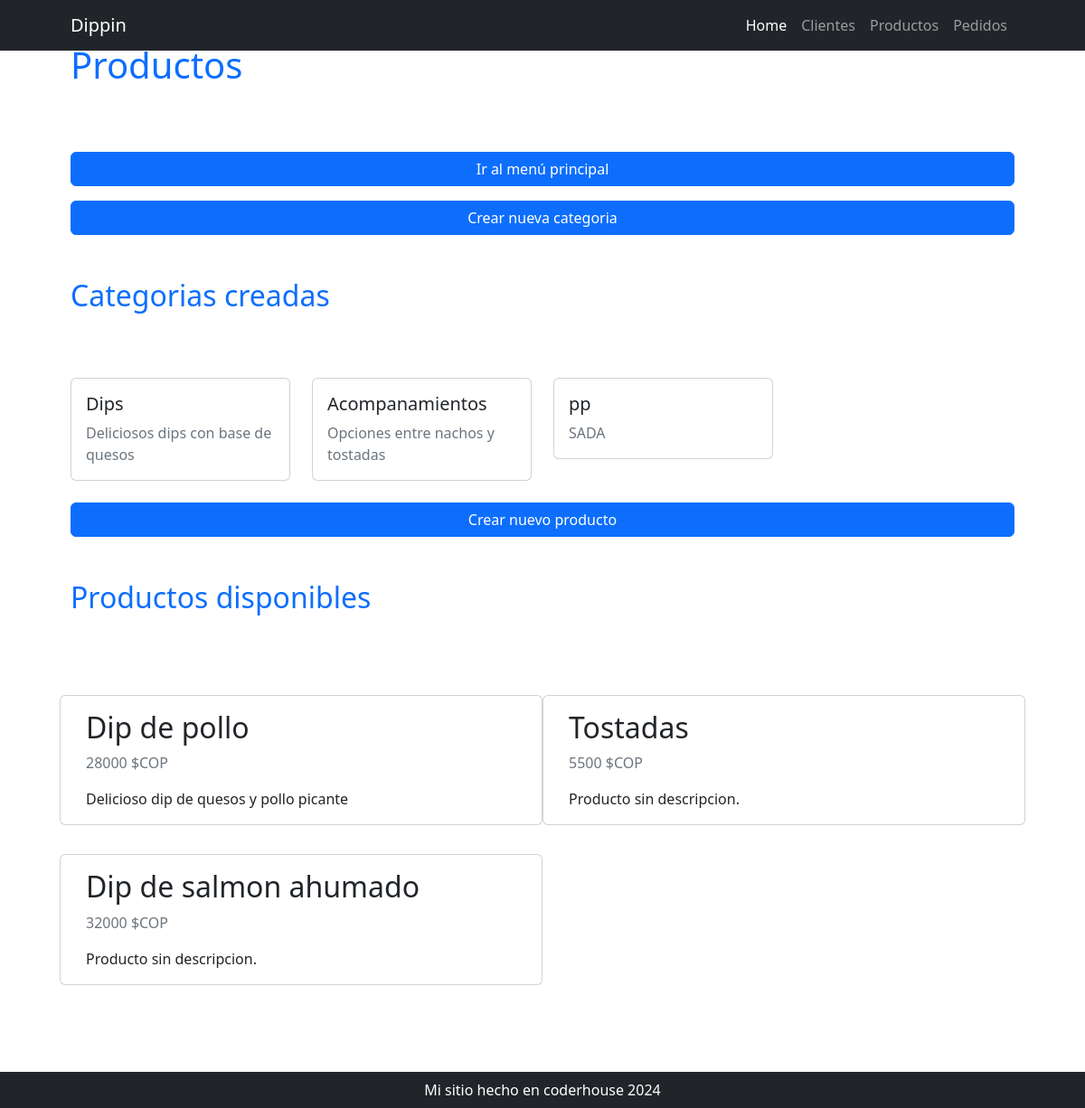
The app's page /producto/home/ with its own data.
### producto/models.py (models this page shows, shortened)
class ProductoCategoria(models.Model):
    nombre = models.CharField(max_length=200, unique=True)
    descripcion = models.CharField(max_length=250, null=True, blank = True, verbose_name="descripcion")
    class Meta:
        verbose_name="categoria de productos"
        verbose_name_plural="categorias de productos"

class Producto(models.Model):
    nombre = models.CharField(max_length=200, unique=True)
    descripcion = models.CharField(max_length=250, null=True, blank = True, verbose_name="descripcion")
    precio = models.PositiveIntegerField()
    class Meta:
        verbose_name="producto"
        verbose_name_plural="productos"

### producto/views.py (the view)
# urls.py: path("home/", views.home, name="home"),
def home(request):
    consulta_categorias = models.ProductoCategoria.objects.all()
    consulta_productos = models.Producto.objects.all()
    context = {"categorias":consulta_categorias, "productos":consulta_productos}
    return render(request, "producto/index.html", context)

### producto/templates/producto/index.html
{% extends 'core/base.html' %}
{% block titulo %}
{% include 'core/components/titulo1.html' with titulo="Productos" %}
{% endblock titulo %}
{% block contenido %}
<div class="d-flex flex-column">
    <a href="{% url 'core:home' %}" class="btn btn-primary mb-3">Ir al menú principal</a>
    <a href="{% url 'producto:categoria_create' %}" class="btn btn-primary">Crear nueva categoria</a>
</div>
<div class="row align-items-center my-5">
    <h1 class="pb-lg-3 text-primary fs-2">
        Categorias creadas
    </h1>
</div>
<div class="row row-cols-1 row-cols-md-2 row-cols-lg-4">
    {% for categoria in categorias %}
        <div class="col mb-4">
            <div class="card">
                <div class="card-body">
                    <h5 class="card-title">{{ categoria.nombre }}</h5>
                    <p class="card-text text-muted">{{ categoria.descripcion}}</p>
                </div>
            </div>
        </div>
    {% endfor %}
</div>
<div class="d-flex flex-column">
    <a href="{% url 'producto:producto_create' %}" class="btn btn-primary">Crear nuevo producto</a>
</div>
<div class="row align-items-center my-5">
    <h1 class="pb-lg-3 text-primary fs-2">
        Productos disponibles
    </h1>
</div>
<div class="row row-cols-1 row-cols-md-2">
    {% for producto in productos %}
        <div class="card my-3">
            <div class="card-body">
                <h2 class="card-title">{{ producto.nombre }}</h2>
                <p class="card-text text-muted">{{ producto.precio }} $COP</p>
                {% if producto.descripcion %}
                    <p class="card-text">{{ producto.descripcion }}</p>
                {% else %}
                    <p class="card-text">Producto sin descripcion.</p>
                {% endif %}
            </div>
        </div>
    {% endfor %}
</div>
<div class="row align-items-center my-5">
    <h1 class="pb-lg-3 text-primary fs-2">
    </h1>
</div>
{% endblock contenido %}

### records on screen
ProductoCategoria: nombre "Dips", descripcion "Deliciosos dips con base de quesos"
ProductoCategoria: nombre "Acompanamientos", descripcion "Opciones entre nachos y tostadas"
ProductoCategoria: nombre "pp", descripcion "SADA"
Producto: nombre "Dip de pollo", precio "28000", descripcion "Delicioso dip de quesos y pollo picante"
Producto: nombre "Tostadas", precio "5500", shows "Producto sin descripcion."
Producto: nombre "Dip de salmon ahumado", precio "32000", shows "Producto sin descripcion."

### other values on screen
{{ titulo }} "Productos"
